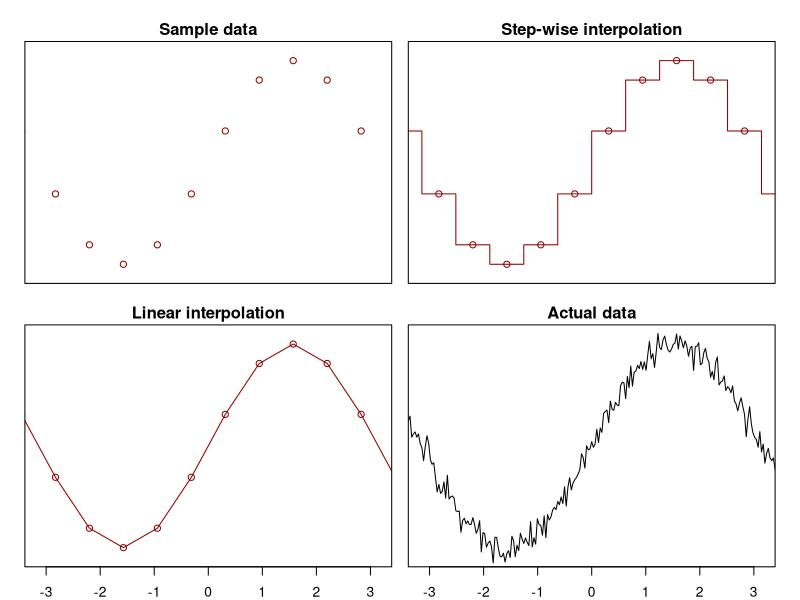
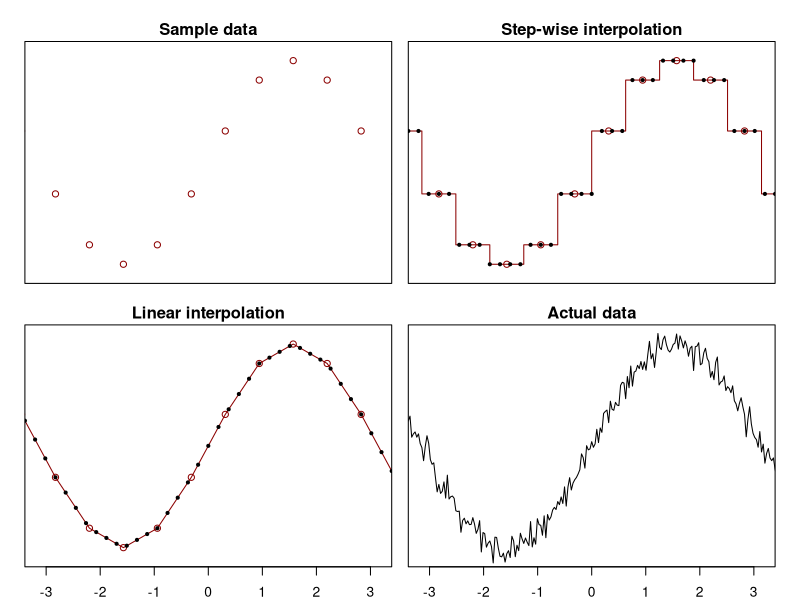
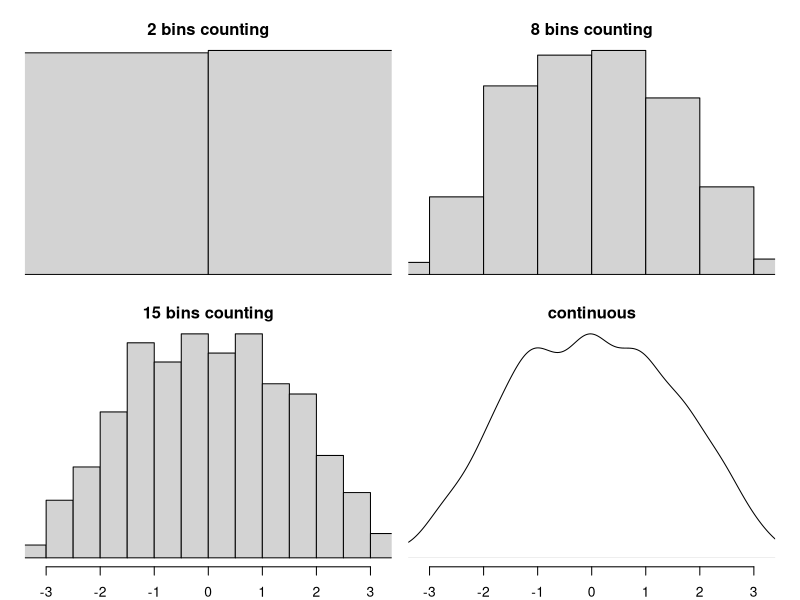

Write R code to recreate these figures, in order.
## ---- chunk 1
# layout-valign="bottom"

######

par(mfrow = c(2,2)
    ,yaxt = "n"
    ,mar = c(1,.5,1.5,.5)
    ,oma = c(1,1,1,1))
# params

step <- 20

x <- seq(-150, 150, by = 1) * pi / 100

noise <- rnorm(n=length(x),mean = 0,sd=.08)

sin_x <- sin(x) + noise

xlab <- "x"
ylab <- "y"
xlim <- c(-pi, pi)
ylim <- c(-1.1,1.1)
cex <- 0.5


x_step <- seq(-150, 150, by = step) * pi / 100

sin_x_step <- sin(x_step)

####

plot(x_step, sin_x_step,
  type = "p",
  ylab = ylab,
  xlab = xlab,
  col = "darkred",
  ,ylim=ylim
  ,xlim = xlim
  ,main = "Sample data"
  ,xaxt = "n"
)
# lines(x, sin_x, type = "l")

#####

plot(x_step - step * pi / 200, sin_x_step,
  type = "s",
  col = "darkred",
  xlab = xlab,
  ylab = ylab,
  xlim = xlim,
  ylim = ylim,
  main = "Step-wise interpolation"
  ,xaxt = "n"
  
)
points(x_step, sin_x_step, col = "darkred")
# lines(x, sin_x)

#####

plot(x_step, sin_x_step,
  type = "l",
  xlab = xlab,
  ylab = "",
  col = "darkred",
  ylim=ylim,
  xlim = xlim,
  main = "Linear interpolation"
)
# lines(x, sin_x)
points(x_step, sin_x_step, col = "darkred")

##### 

plot(x
     ,sin_x
     ,type = "l"
     ,ylab = ylab
     ,ylim = ylim
     ,xlim = xlim
     ,main = "Actual data"
     )

####

par(mfrow=c(1,1))

## ---- chunk 2

par(mfrow = c(2,2)
    ,yaxt = "n"
    ,mar = c(1,.5,1.5,.5)
    ,oma = c(1,1,1,1))
# params
# 
# 
# # graphical  
# xlab <- "x"
# ylab <- "y"
# xlim <- c(-pi, pi)
# ylim <- c(-1,1)

# plotting variables 
# step <- 20
step_down <- 6

# x <- seq(-150, 150, by = 1) * pi / 100
# sin_x <- sin(x)

# x_step <- seq(-150, 150, by = step) * pi / 100

x_step_down <- seq(-150, 150, by = step_down) * pi / 100

sin_step_down <- c()
for (x_ in x_step_down) {
  sin_step_down <- append(sin_step_down,sin(x_step[which.min(abs(x_ - x_step))]))
}
sin_x_step <- sin(x_step)


sin_lin_down <- c()
for (x_ in x_step_down[-length(x_step_down)]) { 
  # x_ <- -2.2619467
  x_1 <- x_step[which(x_ >= x_step)[length(which(x_ >= x_step))]]
  x_2 <- x_step[which(x_ < x_step)[1]]
  sin_lin_down <- append(sin_lin_down, sin(x_1) + (x_ - x_1)*(sin(x_2) - sin(x_1))/(x_2 - x_1))
}
sin_lin_down <- append(sin_lin_down,sin(sin_lin_down[length(x_step_down)]))

####

plot(x_step, sin_x_step,
  type = "p",
  ylab = ylab,
  xlab = xlab,
  col = "darkred",
  ,ylim = ylim
  ,xlim = xlim
  ,main = "Sample data"
  ,xaxt = "n"
)

# lines(x, sin_x, type = "l")

#####

plot(x_step - step * pi / 200, sin_x_step,
  type = "s",
  # lty = 
  col = "darkred",
  xlab = xlab,
  ylab = ylab,
  xlim = xlim,
  ylim = ylim,
  main = "Step-wise interpolation"
  ,xaxt = "n"
)
points(x_step, sin_x_step, col = "darkred")
points(x_step_down,sin_step_down,col = "black",pch=19,cex=cex)
# lines(x, sin_x)

#####

plot(x_step, sin_x_step,
  type = "l",
  xlab = xlab,
  ylab = "",
  col = "darkred",
  ylim= ylim,
  xlim = xlim,
  main = "Linear interpolation"
)
# lines(x, sin_x)
points(x_step, sin_x_step, col = "darkred")
points(x_step_down,sin_lin_down,col="black",pch=19,cex=cex)

##### 

plot(x
     ,sin_x
     ,type = "l"
     ,ylab = ylab
     ,ylim = ylim
     ,xlim = xlim
     ,main = "Actual data"
     )

####

par(mfrow=c(1,1))

## ---- chunk 3

n <- 1500

x <- runif(n=n,min = -2,max = 2)
           # ,mean = 0,sd = .5)

x_norm <- rnorm(n = n,mean = 0,sd=1) + x 

step_ <- c(1,7,14)

par(mfrow=c(2,2)
    ,yaxt="n"
    ,mar = c(1,.5,1.5,.5)
    ,oma = c(1,1,1,1))

for (i in step_){
 hist(x_norm,breaks=i
      ,xlab = "x"
      ,ylab=""
      ,freq = FALSE
      ,main = paste0(i+1," bins counting")
      ,xlim = xlim
      ,xaxt = ifelse(i == step_[length(step_)],"s","n")
      )
}

density(x_norm) |> plot(xlab = "x"
                        ,ylab=""
                        ,xlim = xlim
                        ,main="continuous"
                        ,bty = "n")

par(mfrow=c(1,1))

